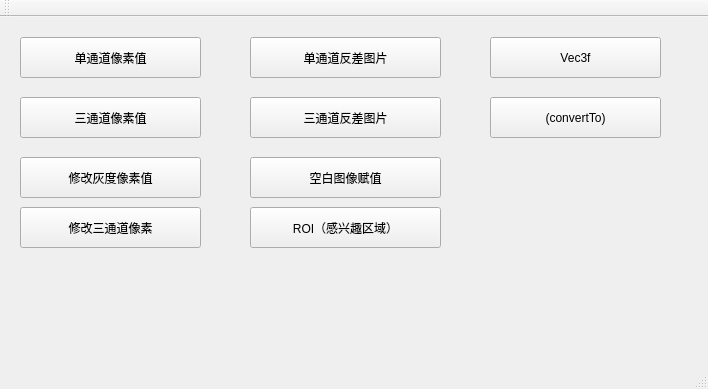
<?xml version="1.0" encoding="UTF-8"?>
<ui version="4.0">
 <class>MainWindow</class>
 <widget class="QMainWindow" name="MainWindow">
  <property name="geometry">
   <rect>
    <x>0</x>
    <y>0</y>
    <width>708</width>
    <height>389</height>
   </rect>
  </property>
  <property name="windowTitle">
   <string>MainWindow</string>
  </property>
  <widget class="QWidget" name="centralWidget">
   <widget class="QPushButton" name="pushButton_gray">
    <property name="geometry">
     <rect>
      <x>20</x>
      <y>20</y>
      <width>181</width>
      <height>41</height>
     </rect>
    </property>
    <property name="text">
     <string>单通道像素值</string>
    </property>
   </widget>
   <widget class="QPushButton" name="pushButton_rgb">
    <property name="geometry">
     <rect>
      <x>20</x>
      <y>80</y>
      <width>181</width>
      <height>41</height>
     </rect>
    </property>
    <property name="text">
     <string>三通道像素值</string>
    </property>
   </widget>
   <widget class="QPushButton" name="pushButton_change_gray">
    <property name="geometry">
     <rect>
      <x>20</x>
      <y>140</y>
      <width>181</width>
      <height>41</height>
     </rect>
    </property>
    <property name="text">
     <string>修改灰度像素值</string>
    </property>
   </widget>
   <widget class="QPushButton" name="pushButton_change_vec">
    <property name="geometry">
     <rect>
      <x>20</x>
      <y>190</y>
      <width>181</width>
      <height>41</height>
     </rect>
    </property>
    <property name="text">
     <string>修改三通道像素</string>
    </property>
   </widget>
   <widget class="QPushButton" name="pushButton_gray_fan">
    <property name="geometry">
     <rect>
      <x>250</x>
      <y>20</y>
      <width>191</width>
      <height>41</height>
     </rect>
    </property>
    <property name="text">
     <string>单通道反差图片</string>
    </property>
   </widget>
   <widget class="QPushButton" name="pushButton_vec_fan">
    <property name="geometry">
     <rect>
      <x>250</x>
      <y>80</y>
      <width>191</width>
      <height>41</height>
     </rect>
    </property>
    <property name="text">
     <string>三通道反差图片</string>
    </property>
   </widget>
   <widget class="QPushButton" name="pushButton_kongbai">
    <property name="geometry">
     <rect>
      <x>250</x>
      <y>140</y>
      <width>191</width>
      <height>41</height>
     </rect>
    </property>
    <property name="text">
     <string>空白图像赋值</string>
    </property>
   </widget>
   <widget class="QPushButton" name="pushButton_roi">
    <property name="geometry">
     <rect>
      <x>250</x>
      <y>190</y>
      <width>191</width>
      <height>41</height>
     </rect>
    </property>
    <property name="text">
     <string>ROI（感兴趣区域）</string>
    </property>
   </widget>
   <widget class="QPushButton" name="pushButton_vec3f">
    <property name="geometry">
     <rect>
      <x>490</x>
      <y>20</y>
      <width>171</width>
      <height>41</height>
     </rect>
    </property>
    <property name="text">
     <string>Vec3f</string>
    </property>
   </widget>
   <widget class="QPushButton" name="pushButton_convertto">
    <property name="geometry">
     <rect>
      <x>490</x>
      <y>80</y>
      <width>171</width>
      <height>41</height>
     </rect>
    </property>
    <property name="text">
     <string>(convertTo)</string>
    </property>
   </widget>
  </widget>
  <widget class="QMenuBar" name="menuBar">
   <property name="geometry">
    <rect>
     <x>0</x>
     <y>0</y>
     <width>708</width>
     <height>23</height>
    </rect>
   </property>
  </widget>
  <widget class="QToolBar" name="mainToolBar">
   <attribute name="toolBarArea">
    <enum>TopToolBarArea</enum>
   </attribute>
   <attribute name="toolBarBreak">
    <bool>false</bool>
   </attribute>
  </widget>
  <widget class="QStatusBar" name="statusBar"/>
 </widget>
 <layoutdefault spacing="6" margin="11"/>
 <resources/>
 <connections/>
</ui>
